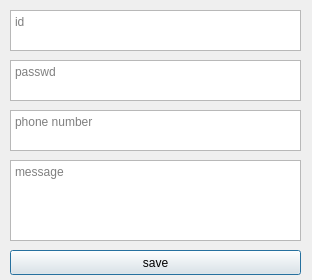
<?xml version="1.0" encoding="UTF-8"?>
<ui version="4.0">
 <class>account_dialog</class>
 <widget class="QDialog" name="account_dialog">
  <property name="geometry">
   <rect>
    <x>0</x>
    <y>0</y>
    <width>312</width>
    <height>280</height>
   </rect>
  </property>
  <property name="windowTitle">
   <string>MaitAiAccount</string>
  </property>
  <widget class="QPlainTextEdit" name="te_id">
   <property name="geometry">
    <rect>
     <x>10</x>
     <y>10</y>
     <width>291</width>
     <height>41</height>
    </rect>
   </property>
   <property name="placeholderText">
    <string>id</string>
   </property>
  </widget>
  <widget class="QPlainTextEdit" name="te_pw">
   <property name="geometry">
    <rect>
     <x>10</x>
     <y>60</y>
     <width>291</width>
     <height>41</height>
    </rect>
   </property>
   <property name="placeholderText">
    <string>passwd</string>
   </property>
  </widget>
  <widget class="QPlainTextEdit" name="te_msg">
   <property name="geometry">
    <rect>
     <x>10</x>
     <y>160</y>
     <width>291</width>
     <height>81</height>
    </rect>
   </property>
   <property name="placeholderText">
    <string>message</string>
   </property>
  </widget>
  <widget class="QPushButton" name="pushButton">
   <property name="geometry">
    <rect>
     <x>10</x>
     <y>250</y>
     <width>291</width>
     <height>25</height>
    </rect>
   </property>
   <property name="text">
    <string>save</string>
   </property>
  </widget>
  <widget class="QPlainTextEdit" name="te_phonenum">
   <property name="geometry">
    <rect>
     <x>10</x>
     <y>110</y>
     <width>291</width>
     <height>41</height>
    </rect>
   </property>
   <property name="placeholderText">
    <string>phone number</string>
   </property>
  </widget>
 </widget>
 <resources/>
 <connections/>
</ui>
